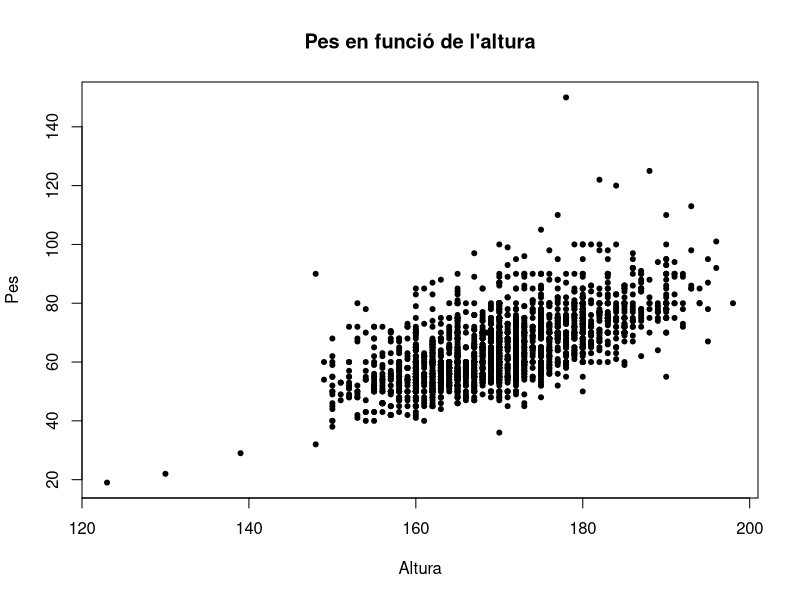

This chart was generated by the following R code: (Note: this script raises an error after producing the figure.)
df.enq<-read.table("enq.txt",header=T); head(df.enq)

attach(df.enq)

plot(Alt,Pes,main="Pes en funció de l'altura",xlab="Altura",ylab="Pes",pch=20)
#Existeix com una relación lineal positiva entre les dues varibles que mostra
#que a major altura, major deu de ser el pes de l'individu
detach(df.enq)

attach(df)

plot(tiempemp,salario,main="Salari en funció del temps empleat",cex=0.8,xlab="temps empleat",ylab="salari",pch=18)
abline(lm(salario~tiempemp),col="red")
#D'acord amb el gràfic de dispersió, no hi ha gaire relació entre les dues variables
#perque el fet de treballaR un temps determinat no s'associa a tenir un salari més alt
detach(df)


